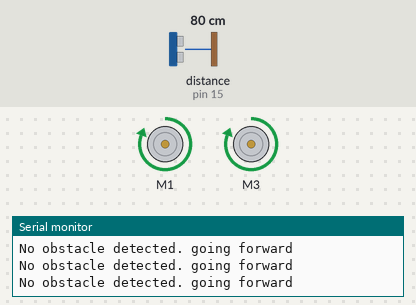
A sketch run on a simulated Arduino Uno, built with avr-gcc and run on an emulated ATmega328P. Shown: 2 × DC motor (green arrow = forward, orange = backward, longer = faster), the last lines printed to the serial monitor. Wiring (inferred from the names in the program): ultrasonic range finder: trigger pin 14; echo pin 15. Inputs (shaded band) come from the test bench; at power-on: distance to the obstacle (sensor on pin 15) 80 cm. The echo pulse lasts 58.3 µs per cm.

Above: at 1.2 s.
1.3 s: distance to the obstacle (sensor on pin 15) set to 2 cm
At 2.1 s:
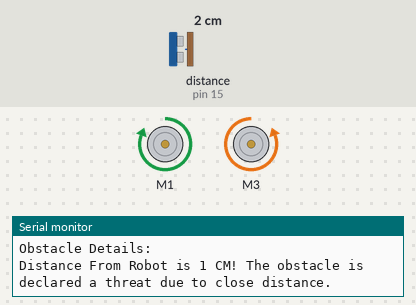
2.9 s: distance to the obstacle (sensor on pin 15) set to 18 cm
Timing chart, 0 to 5.9 s (numbered marks = the images above; inputs shaded):
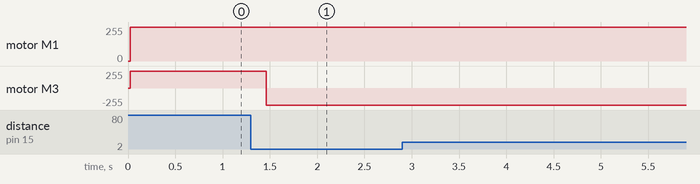

Measured:
- after the input at 1.3 s, motor M3: forward 255/255 → backward 255/255 after 0.16 s

The sketch:

Obstacle_Avoider_Sketch.ino
```cpp
#include <AFMotor.h>
#define trigPin 14 // define the pins of your sensor
#define echoPin 15

int vel = 255; // Speed of the robot

//Objects
AF_DCMotor motorRight(1, MOTOR12_64KHZ); // create motor #1, 64KHz pwm
AF_DCMotor motorLeft(3, MOTOR12_64KHZ);  // create motor #3, 64KHz pwm

void setup() {
  Serial.begin(9600); // set up Serial library at 9600 bps

  pinMode(trigPin, OUTPUT);// set the trig pin to output (Send sound waves)
  pinMode(echoPin, INPUT);// set the echo pin to input (recieve sound waves)

  //Initalization messages
  Serial.println(" Mr.robot");
  Serial.println(" Reday for working!");

  //turn off motors
  motorRight.setSpeed(0);
  motorLeft.setSpeed(0);
  motorRight.run(RELEASE);
  motorLeft.run(RELEASE);
}

void loop() {
 //obstacle avoider robot

   motorRight.setSpeed(vel); //set the speed of the motors, between 0-255
   motorLeft.setSpeed (vel);

  long duration, distance; // start the scan
  digitalWrite(trigPin, LOW);
  delayMicroseconds(2); // delays are required for a succesful sensor operation.
  digitalWrite(trigPin, HIGH);

  delayMicroseconds(10); //this delay is required as well!
  digitalWrite(trigPin, LOW);
  duration = pulseIn(echoPin, HIGH);
  distance = (duration/2) / 29.1;// convert the distance to centimeters.
  if (distance < 25)/*if there's an obstacle 25 centimers, ahead, do the following: */ {
Serial.println ("Close Obstacle detected!" );
Serial.println ("Obstacle Details:");
Serial.print ("Distance From Robot is " );
Serial.print ( distance);
Serial.print ( " CM!");// print out the distance in centimeters.

Serial.println (" The obstacle is declared a threat due to close distance. ");
Serial.println (" Turning !");
    motorRight.setSpeed(vel);
    motorLeft.setSpeed(vel);
    motorLeft.run(BACKWARD);  // Turn as long as there's an obstacle ahead.
    motorRight.run (FORWARD);

}
  else {
   Serial.println ("No obstacle detected. going forward");
   delay (15);
   motorRight.setSpeed(vel);
   motorLeft.setSpeed(vel);
   motorRight.run(FORWARD); //if there's no obstacle ahead, Go Forward!
   motorLeft.run(FORWARD);

    }
  }
```
